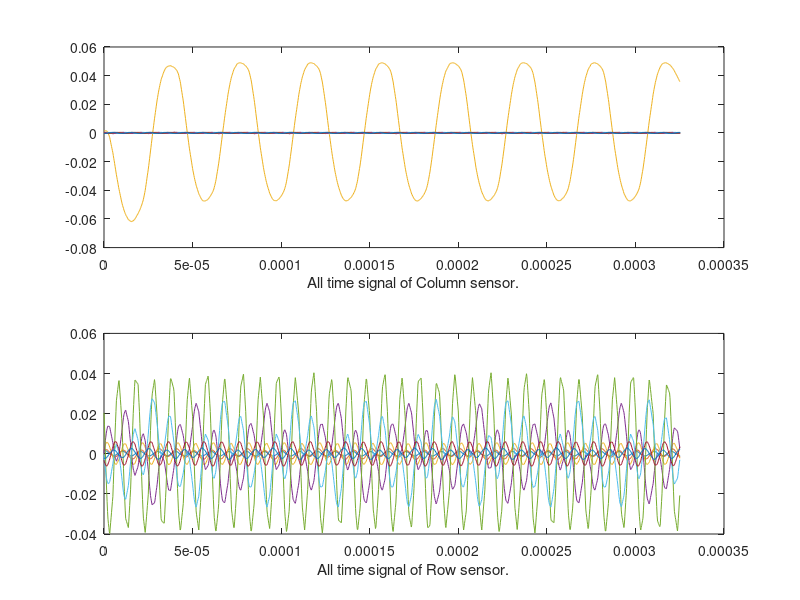
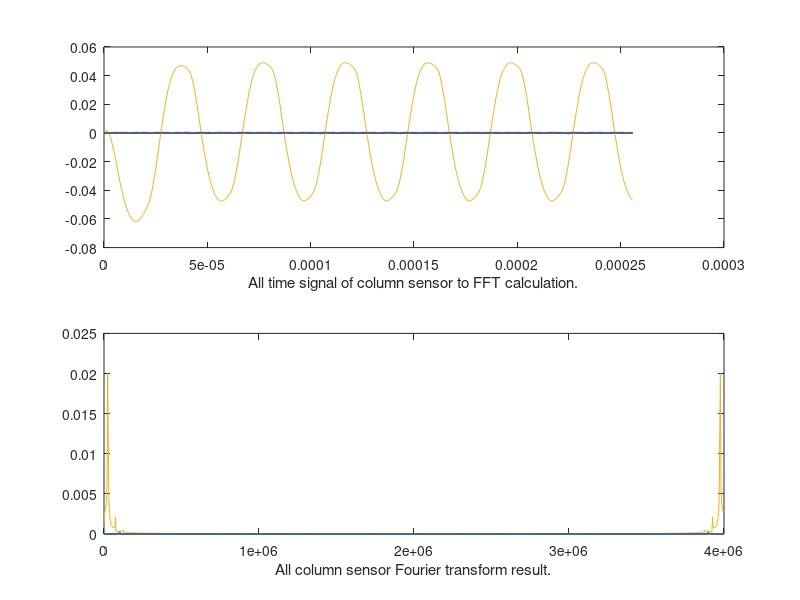
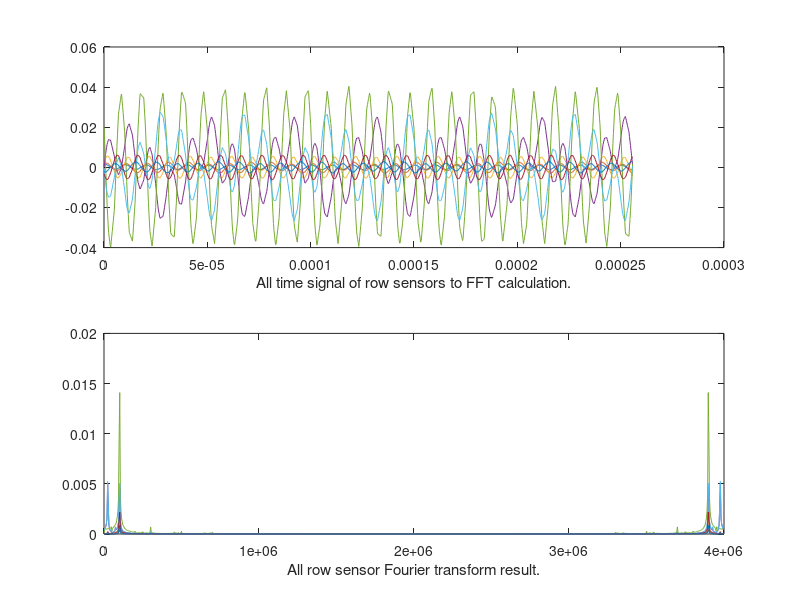

MATLAB code for these plots, in order:
%mducng/SoC/D2/G2touch
%%%%%%%%%%%%%%%%%%%%%%%%%%%%%%%%%%%%%%%%%%%%%%%%%%%%%%%%%%%%%%%%%%%%%%%%%%%
clc;
clear;
close all;
%%%%%%%%%%%%%%%%%%%%%%%%%%%%%%%%%%%%%%%%%%%%%%%%%%%%%%%%%%%%%%%%%%%%%%%%%%%
% load txt file
load ./DataConverted/C0_1.txt;
load ./DataConverted/C1_1.txt;
load ./DataConverted/C2_1.txt;
load ./DataConverted/C3_1.txt;
load ./DataConverted/C4_1.txt;
load ./DataConverted/C5_1.txt;
load ./DataConverted/C6_1.txt;
load ./DataConverted/C7_1.txt;
load ./DataConverted/R0_1.txt;
load ./DataConverted/R1_1.txt;
load ./DataConverted/R2_1.txt;
load ./DataConverted/R3_1.txt;
load ./DataConverted/R4_1.txt;
load ./DataConverted/R5_1.txt;
load ./DataConverted/R6_1.txt;
load ./DataConverted/R7_1.txt;
dataC0       = C0_1 - mean(C0_1);
dataC1       = C1_1 - mean(C1_1);
dataC2       = C2_1 - mean(C2_1);
dataC3       = C3_1 - mean(C3_1);
dataC4       = C4_1 - mean(C4_1);
dataC5       = C5_1 - mean(C5_1);
dataC6       = C6_1 - mean(C6_1);
dataC7       = C7_1 - mean(C7_1);
dataR0       = R0_1 - mean(R0_1);
dataR1       = R1_1 - mean(R1_1);
dataR2       = R2_1 - mean(R2_1);
dataR3       = R3_1 - mean(R3_1);
dataR4       = R4_1 - mean(R4_1);
dataR5       = R5_1 - mean(R5_1);
dataR6       = R6_1 - mean(R6_1);
dataR7       = R7_1 - mean(R7_1);
temp         = size(dataC2);
length_full  = temp(1);
x_fullC0     = dataC0;
x_fullC1     = dataC1;
x_fullC2     = dataC2;
x_fullC3     = dataC3;
x_fullC4     = dataC4;
x_fullC5     = dataC5;
x_fullC6     = dataC6;
x_fullC7     = dataC7;
x_fullR0     = dataR0;
x_fullR1     = dataR1;
x_fullR2     = dataR2;
x_fullR3     = dataR3;
x_fullR4     = dataR4;
x_fullR5     = dataR5;
x_fullR6     = dataR6;
x_fullR7     = dataR7;
%%%%%%%%%%%%%%%%%%%%%%%%%%%%%%%%%%%%%%%%%%%%%%%%%%%%%%%%%%%%%%%%%%%%%%%%%%%
Fs           = 4*10^6;  
dt           = 1/Fs;
t_full       = (0:1:length_full-1)*dt;
%%%%%%%%%%%%%%%%%%%%%%%%%%%%%%%%%%%%%%%%%%%%%%%%%%%%%%%%%%%%%%%%%%%%%%%%%%%
scale        = 1;
% plot time signal
figure(1);
subplot(2,1,1);
plot(t_full,x_fullC0,t_full,x_fullC1,t_full,x_fullC2,t_full,x_fullC3,t_full,...
    x_fullC4,t_full,x_fullC5,t_full,x_fullC6,t_full,x_fullC7);
%axis([0 2*length_full*dt 0.4*scale 0.6*scale]);
xlabel('All time signal of Column sensor.');

subplot(2,1,2);
plot(t_full,x_fullR0,t_full,x_fullR1,t_full,x_fullR2,t_full,x_fullR3,t_full,...
    x_fullR4,t_full,x_fullR5,t_full,x_fullR6,t_full,x_fullR7);
%axis([0 2*length_full*dt 0.4*scale 0.6*scale]);
xlabel('All time signal of Row sensor.');
%%%%%%%%%%%%%%%%%%%%%%%%%%%%%%%%%%%%%%%%%%%%%%%%%%%%%%%%%%%%%%%%%%%%%%%%%%%
% run FFT
Nfft        = 2^10;
deltaF      = Fs/Nfft;
tVectors    = (0:(Nfft-1))*dt;
fVectors    = (0:(Nfft-1))*deltaF;
yC0         = fft(x_fullC0,Nfft);
yC0Abs      = abs(yC0/Nfft);
yC1         = fft(x_fullC1,Nfft);
yC1Abs      = abs(yC1/Nfft);
yC2         = fft(x_fullC2,Nfft);
yC2Abs      = abs(yC2/Nfft);
yC3         = fft(x_fullC3,Nfft);
yC3Abs      = abs(yC3/Nfft);
yC4         = fft(x_fullC4,Nfft);
yC4Abs      = abs(yC4/Nfft);
yC5         = fft(x_fullC5,Nfft);
yC5Abs      = abs(yC5/Nfft);
yC6         = fft(x_fullC6,Nfft);
yC6Abs      = abs(yC6/Nfft);
yC7         = fft(x_fullC7,Nfft);
yC7Abs      = abs(yC7/Nfft);
%%%%%%%%%%%%%%%%%
yR0         = fft(x_fullR0,Nfft);
yR0Abs      = abs(yR0/Nfft);
yR1         = fft(x_fullR1,Nfft);
yR1Abs      = abs(yR1/Nfft);
yR2         = fft(x_fullR2,Nfft);
yR2Abs      = abs(yR2/Nfft);
yR3         = fft(x_fullR3,Nfft);
yR3Abs      = abs(yR3/Nfft);
yR4         = fft(x_fullR4,Nfft);
yR4Abs      = abs(yR4/Nfft);
yR5         = fft(x_fullR5,Nfft);
yR5Abs      = abs(yR5/Nfft);
yR6         = fft(x_fullR6,Nfft);
yR6Abs      = abs(yR6/Nfft);
yR7         = fft(x_fullR7,Nfft);
yR7Abs      = abs(yR7/Nfft);
%%%%%%%%%%%%%%%%%%%%%%%%%%%%%%%%%%%%%%%%%%%%%%%%%%%%%%%%%%%%%%%%%%%%%%%%%%%
% plot time signal
figure(2);
subplot(2,1,1);
plot(tVectors,x_fullC0(1:Nfft),tVectors,x_fullC1(1:Nfft),tVectors,...
    x_fullC2(1:Nfft),tVectors,x_fullC3(1:Nfft),tVectors,x_fullC4(1:Nfft),...
    tVectors,x_fullC5(1:Nfft),tVectors,x_fullC6(1:Nfft),tVectors,x_fullC7(1:Nfft));
xlabel("All time signal of column sensor to FFT calculation.");
%axis([0 Nfft*1/Fs 0 1*scale]);
%%%%%%%%%%%%%%
% plot fft output
subplot(2,1,2);
plot(fVectors,yC0Abs,fVectors,yC1Abs,fVectors,yC2Abs,fVectors,yC3Abs,...
    fVectors,yC4Abs,fVectors,yC5Abs,fVectors,yC6Abs,fVectors,yC7Abs);
xlabel('All column sensor Fourier transform result.'); 
%axis([0 Fs 0 Nfft/2*scale]);
%axis([0 Fs 0 25]);
%%%%%%%%%%%%%%
% plot time signal
figure(3);
subplot(2,1,1);
plot(tVectors,x_fullR0(1:Nfft),tVectors,x_fullR1(1:Nfft),tVectors,...
    x_fullR2(1:Nfft),tVectors,x_fullR3(1:Nfft),tVectors,x_fullR4(1:Nfft),...
    tVectors,x_fullR5(1:Nfft),tVectors,x_fullR6(1:Nfft),tVectors,x_fullR7(1:Nfft));
xlabel("All time signal of row sensors to FFT calculation.");
%axis([0 Nfft*1/Fs 0 1*scale]);
%%%%%%%%%%%%%%
% plot fft output
subplot(2,1,2);
plot(fVectors,yR0Abs,fVectors,yR1Abs,fVectors,yR2Abs,fVectors,yR3Abs,...
    fVectors,yR4Abs,fVectors,yR5Abs,fVectors,yR6Abs,fVectors,yR7Abs);
xlabel('All row sensor Fourier transform result.'); 
%axis([0 Fs 0 Nfft/2*scale]);
%axis([0 Fs 0 25]);
%%%%%%%%%%%%%%%%%%%%%%%%%%%%%%%%%%%%%%%%%%%%%%%%%%%%%%%%%%%%%%%%%%%%%%%%%%%
